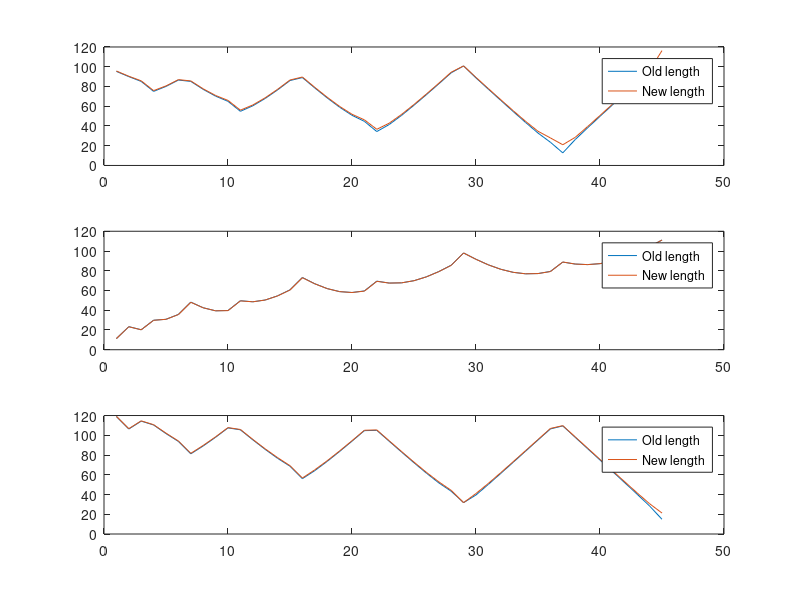
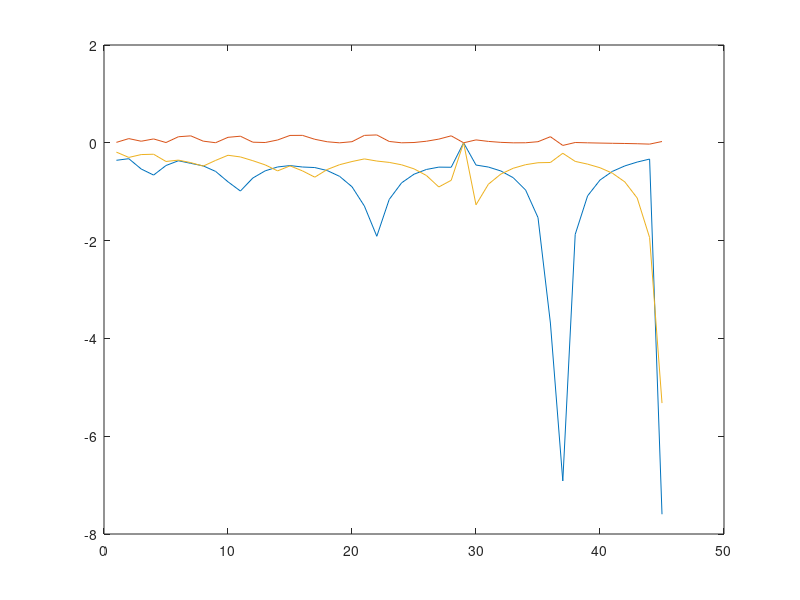
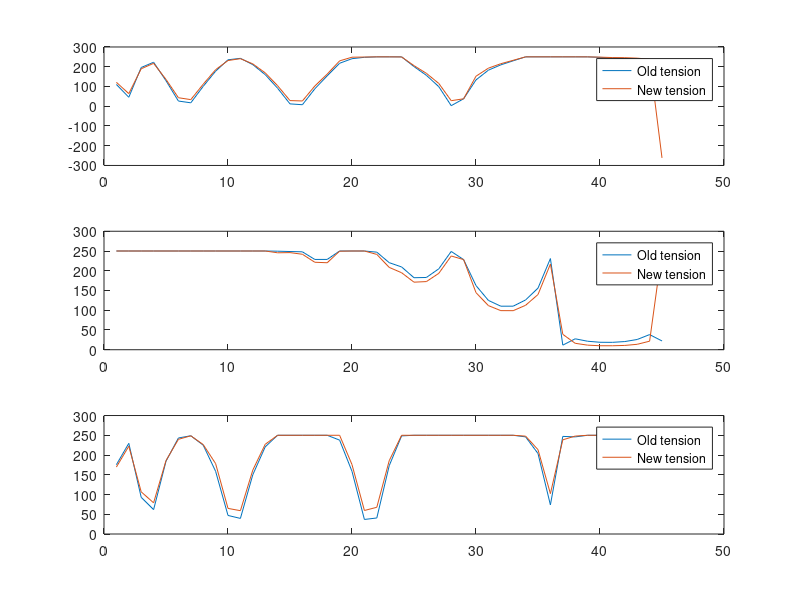
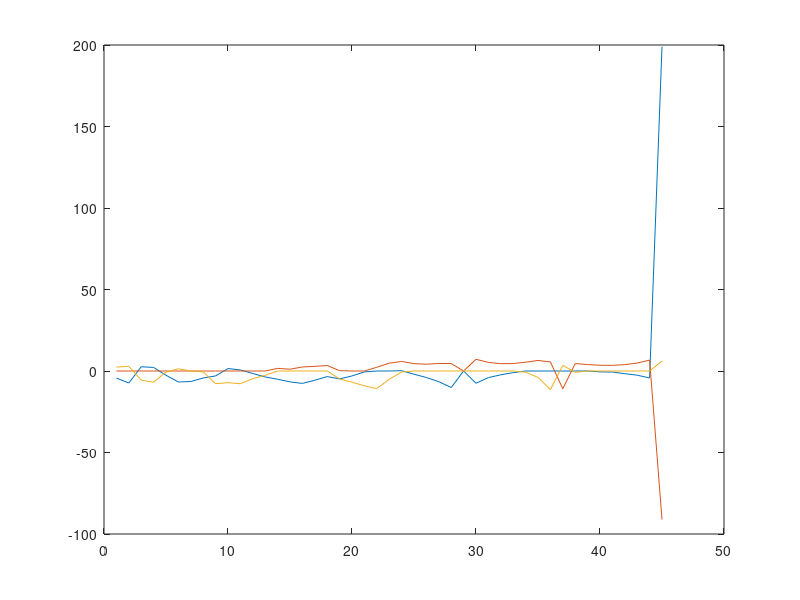

Write MATLAB code to recreate these figures, in order.
clear all;
close all;
load('new_s.mat');
load('lengths.mat');

figure;
s(:,29) = s2(:,29);
for d=1:3
    subplot(3,1,d);
    plot(s(d,:));
    hold on;
    plot(s2(d,:));
    
    legend('Old length','New length');
end
p_s = (s-s2)./max(max(s))*100;
figure;
plot(p_s');


load('old_tensions.mat');
load('new_tensions.mat');
old_t(:,29) = t_val(:,29);
figure;
for d=1:3
    subplot(3,1,d);
    o_t(d,:) = old_t(d,:)*250./max(old_t);
    plot(o_t(d,:));
    hold on;
    n_t(d,:) = t_val(d,:)*250./max(t_val);
    plot(n_t(d,:));
    legend('Old tension','New tension');
end
p_t = (o_t-n_t)./250*100;
figure;
plot(p_t');

figure;
load('beta.mat');
load('min_beta.mat');
min_beta = min_beta';
min_beta(29) = deg2rad(beta(29));
plot(beta);
hold on;
plot(rad2deg(min_beta));
